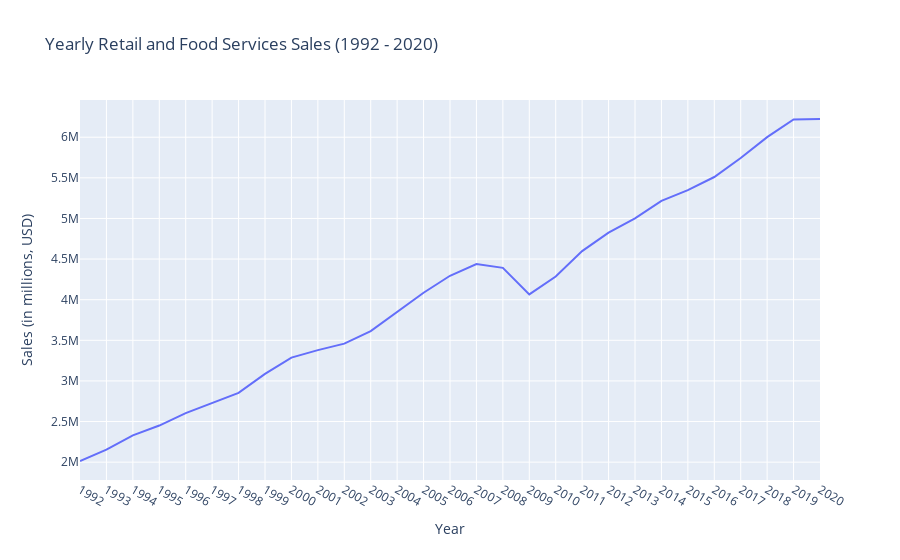

Here is the notebook cell this chart was saved with:
### Code cell
import plotly.express as px
fig = px.line(yearly_sales_df, x='sales_year', y="sales",
               labels={"sales": "Sales (in millions, USD)", "sales_year": "Year"}, 
              title = "Yearly Retail and Food Services Sales (1992 - 2020)")
fig.show()

### Figure 1 — Plotly figure (JSON) as saved in the notebook; plotly's stock layout.template omitted (floating-point values rounded to 4 significant figures)
{"data": [{"hovertemplate": "Year=%{x}<br>Sales (in millions, USD)=%{y}<extra></extra>", "legendgroup": "", "line": {"color": "#636efa", "dash": "solid"}, "marker": {"symbol": "circle"}, "mode": "lines", "name": "", "orientation": "v", "showlegend": false, "type": "scatter", "x": ["1992", "1993", "1994", "1995", "1996", "1997", "1998", "1999", "2000", "2001", "2002", "2003", "2004", "2005", "2006", "2007", "2008", "2009", "2010", "2011", "2012", "2013", "2014", "2015", "2016", "2017", "2018", "2019", "2020"], "xaxis": "x", "y": [2014102, 2153095, 2330235, 2450628, 2603794, 2726131, 2852956, 3086990, 3287537, 3378906, 3459077, 3612457, 3846605, 4085746, 4294359, 4439733, 4391580, 4064476, 4284968, 4598302, 4826390, 5001763, 5215656, 5349487, 5510186, 5744810, 6001623, 6218002, 6224399], "yaxis": "y"}], "layout": {"legend": {"tracegroupgap": 0}, "title": {"text": "Yearly Retail and Food Services Sales (1992 - 2020)"}, "xaxis": {"anchor": "y", "domain": [0, 1], "title": {"text": "Year"}}, "yaxis": {"anchor": "x", "domain": [0, 1], "title": {"text": "Sales (in millions, USD)"}}}}
